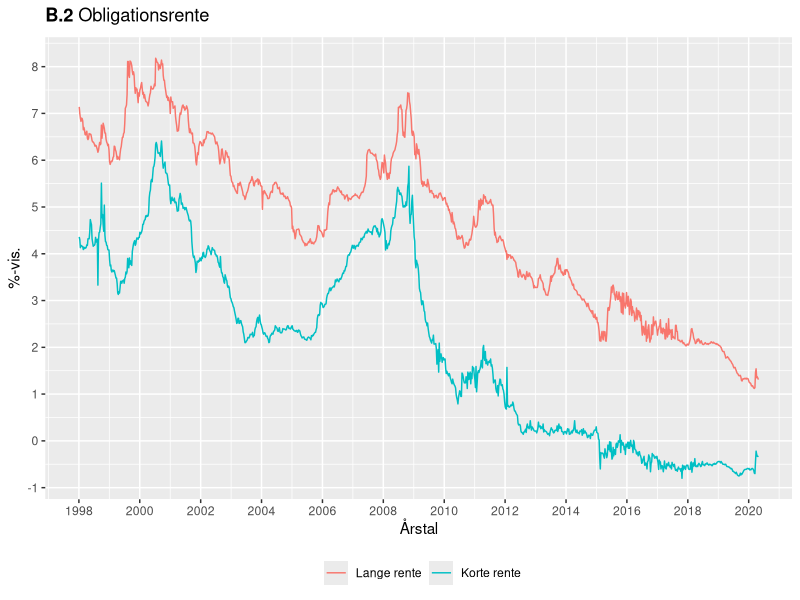

The R script that drew this image:
setwd("~/Desktop")
library(ggplot2)
library(scales)

my.data1 <- read.csv2("Obligationsrente1.csv", sep = ";", header = FALSE, skip = 1)
my.data1 <- my.data1[nrow(my.data1):1,]

Dato <- as.Date(paste("1", my.data1$V2, my.data1$V1 , sep = "-"), format = "%w-%W-%Y")

interest_rate <- ggplot() +
  geom_line(my.data1, mapping = aes(x = Dato, y = my.data1$V4, color = "Lange rente")) +
  geom_line(my.data1, mapping = aes(x = Dato, y = my.data1$V3, color = "Korte rente")) +
  labs(title = bquote(bold("B.2") ~ "Obligationsrente"), x = "Årstal", y = "i %.")  + labs(color="") +
  scale_x_date(labels = date_format("%Y"), breaks = date_breaks("2 years")) +
  scale_y_continuous(name = "%-vis.", breaks = scales::pretty_breaks(n = 10)) +
  scale_color_manual(values=c("Lange rente" = "#F8766D", "Korte rente" = "#00BFC4")) +
  guides(colour = guide_legend(reverse = T)) +
  theme(legend.position="bottom", legend.box = "horizontal");interest_rate

#ggsave("Obligationsrente.pdf",interest_rate,width = 30,height = 12,units = "cm",path ="~/Desktop")
